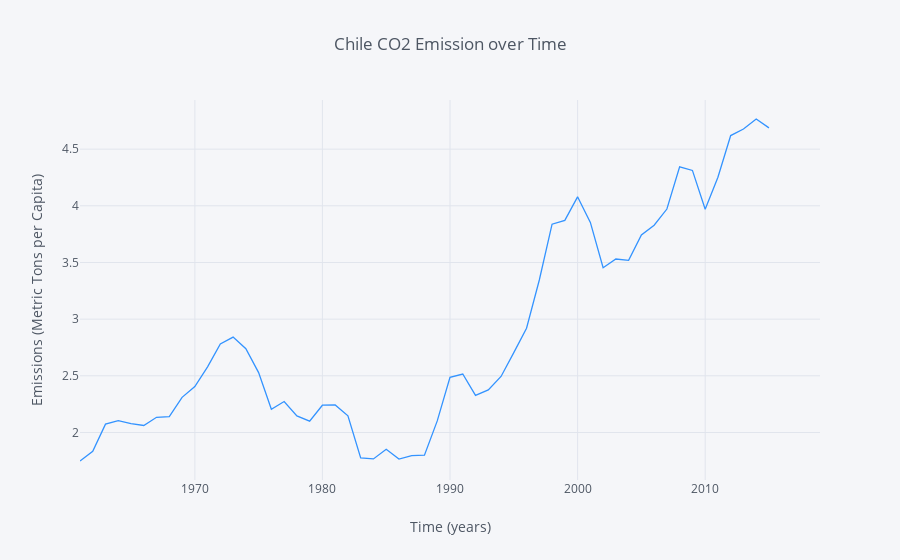

Notebook cell for this chart:
### Markdown cell above
## Emisiones promedio en Chile de CO2 (Toneladas/per capita) por año desde 1960 a 2014

### Code cell
e_chile.iplot(kind='line', xTitle='Time (years)', color='#3393FF',
                  yTitle='Emissions (Metric Tons per Capita)', title='Chile CO2 Emission over Time')

### Figure 1 — Plotly figure (JSON) as saved in the notebook; plotly's stock layout.template omitted (floating-point values rounded to 4 significant figures)
{"data": [{"line": {"color": "rgba(51, 147, 255, 1.0)", "dash": "solid", "shape": "linear", "width": 1.3}, "mode": "lines", "name": "Chile CO2 Emissions per Capita", "text": "", "type": "scatter", "uid": "5c0d0262-c0f9-4cf5-a356-b8383ea45a98", "x": ["1960-12-31", "1961-12-31", "1962-12-31", "1963-12-31", "1964-12-31", "1965-12-31", "1966-12-31", "1967-12-31", "1968-12-31", "1969-12-31", "1970-12-31", "1971-12-31", "1972-12-31", "1973-12-31", "1974-12-31", "1975-12-31", "1976-12-31", "1977-12-31", "1978-12-31", "1979-12-31", "1980-12-31", "1981-12-31", "1982-12-31", "1983-12-31", "1984-12-31", "1985-12-31", "1986-12-31", "1987-12-31", "1988-12-31", "1989-12-31", "1990-12-31", "1991-12-31", "1992-12-31", "1993-12-31", "1994-12-31", "1995-12-31", "1996-12-31", "1997-12-31", "1998-12-31", "1999-12-31", "2000-12-31", "2001-12-31", "2002-12-31", "2003-12-31", "2004-12-31", "2005-12-31", "2006-12-31", "2007-12-31", "2008-12-31", "2009-12-31", "2010-12-31", "2011-12-31", "2012-12-31", "2013-12-31", "2014-12-31", "2015-12-31", "2016-12-31", "2017-12-31", "2018-12-31"], "y": [1.748, 1.834, 2.073, 2.104, 2.079, 2.062, 2.134, 2.141, 2.31, 2.405, 2.579, 2.78, 2.841, 2.739, 2.528, 2.205, 2.273, 2.146, 2.099, 2.24, 2.243, 2.147, 1.775, 1.766, 1.852, 1.765, 1.796, 1.8, 2.102, 2.486, 2.516, 2.328, 2.375, 2.494, 2.704, 2.92, 3.345, 3.838, 3.872, 4.079, 3.853, 3.454, 3.531, 3.519, 3.742, 3.828, 3.972, 4.344, 4.312, 3.97, 4.252, 4.62, 4.678, 4.766, 4.687, "", "", "", ""]}], "layout": {"legend": {"bgcolor": "#F5F6F9", "font": {"color": "#4D5663"}}, "paper_bgcolor": "#F5F6F9", "plot_bgcolor": "#F5F6F9", "title": {"font": {"color": "#4D5663"}, "text": "Chile CO2 Emission over Time"}, "xaxis": {"gridcolor": "#E1E5ED", "showgrid": true, "tickfont": {"color": "#4D5663"}, "title": {"font": {"color": "#4D5663"}, "text": "Time (years)"}, "zerolinecolor": "#E1E5ED"}, "yaxis": {"gridcolor": "#E1E5ED", "showgrid": true, "tickfont": {"color": "#4D5663"}, "title": {"font": {"color": "#4D5663"}, "text": "Emissions (Metric Tons per Capita)"}, "zerolinecolor": "#E1E5ED"}}}
